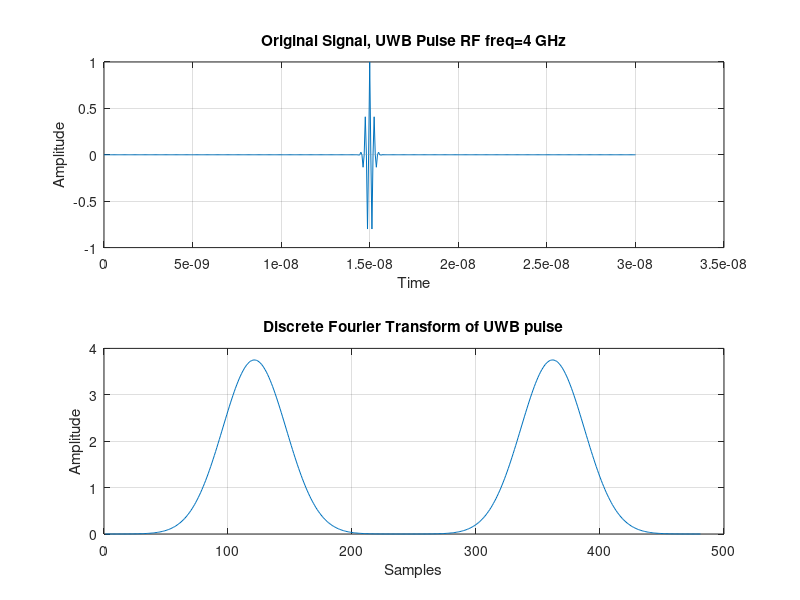

Here is the MATLAB script that generated this plot: (Note: this script raises an error after producing the figure.)
%Author: Osama Ullah Khan,
%        Phd Student, University of Michigan-Ann Arbor.
%        Email: oukhan@umich.edu
%        Version: 1.0
%
%This code demonstrate compressive sensing example. In this
%example the signal is sparse in time domain and random samples
%are taken in frequency domain.

close all;
clear all;

%setup path for the subdirectories of l1magic
path(path, 'C:\MATLAB7\l1magic-1.1\Optimization');
path(path, 'C:\MATLAB7\l1magic-1.1\Data');

%number of samples per period
s=4;

%RF frequency
f=4e9;

%pulse repetition frequency
prf=1/30e-9;

%sampling frequency
fs=s*f;

%Total Simulation time
T=30e-9;

t=0:1/fs:T;

%generating pulse train
x=pulstran(t,15e-9,'gauspuls',f,0.5);

%length of the signal
N=length(x);

%Number of random observations to take
K=90;

figure;
subplot(2,1,1);
plot(t,x)
grid on;
xlabel('Time');
ylabel('Amplitude');
title(sprintf('Original Signal, UWB Pulse RF freq=%g GHz',f/1e9));

%taking Discrete time Fourier Transform of the signal
xf=fft(x);

xfmag=10*log10(abs(xf));

subplot(2,1,2);
plot(abs(xf))
grid on;
xlabel('Samples');
ylabel('Amplitude');
title('Discrete Fourier Transform of UWB pulse');

% %creating dft matrix
% B=dftmtx(N);
% Binv=inv(B);
% 
% %Selecting random rows of the DFT matrix
% q=randperm(N);
% 
% %creating measurement matrix
% %A=B(q(1:K),:);

%construct the A matrix
S = randsrc(J,L);
theta = exp(-1i*2*pi/L);
F = theta.^([0:L-1]'*[-L0:L0]);
np = 1:L0;
nn = (-L0):1:-1;
% This is for digital input only. Note that when R -> infinity,
% D then coincides with that of the paper
dn = [   (1-theta.^nn)./(1-theta.^(nn))/(L)      1/L    (1-theta.^np)./(1-theta.^(np))/(L)];
D = diag(dn);
A = S*F*D*H;
A= conj(A);

%taking random frequency measurements
y=(A*x');

% Calculating Initial guess
x0=A'*y;

%Running the recovery Algorithm
cvx_begin
    variable x(N) complex;
    minimise (norm(xf,1))
    subject to
        A*xf' == y
cvx_end

x = ifft(xf)
figure;
subplot(2,1,1)
plot(t,x)
grid on;
xlabel('Time');
ylabel('Amplitude');
title(sprintf('Original Signal, UWB Pulse RF freq=%g GHz',f/1e9));


subplot(2,1,2)
plot(t,real(xf),'r')
grid on;
xlabel('Time');
ylabel('Amplitude');
title(sprintf('Recovered UWB Pulse Signal with %d random samples',K));

